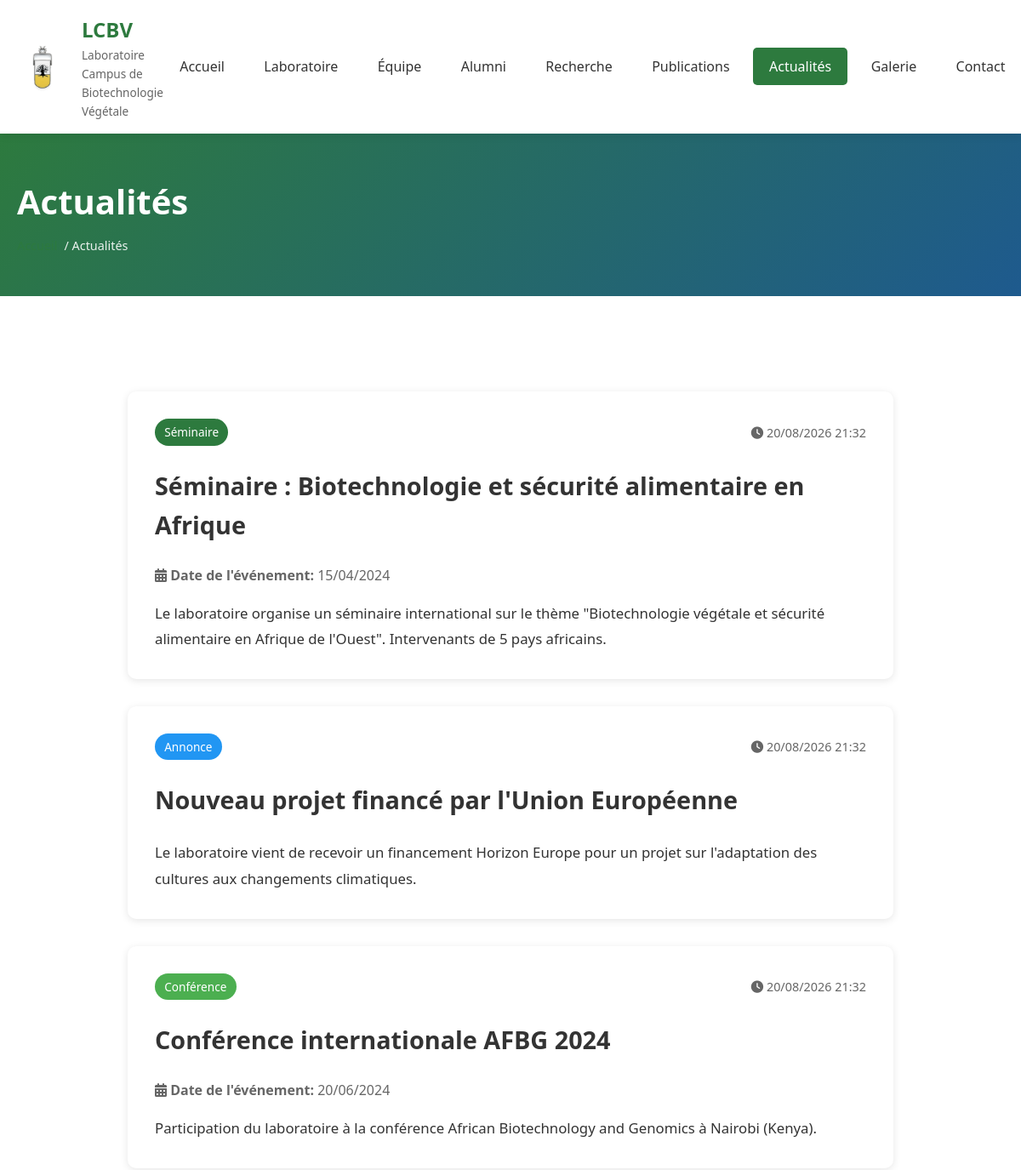
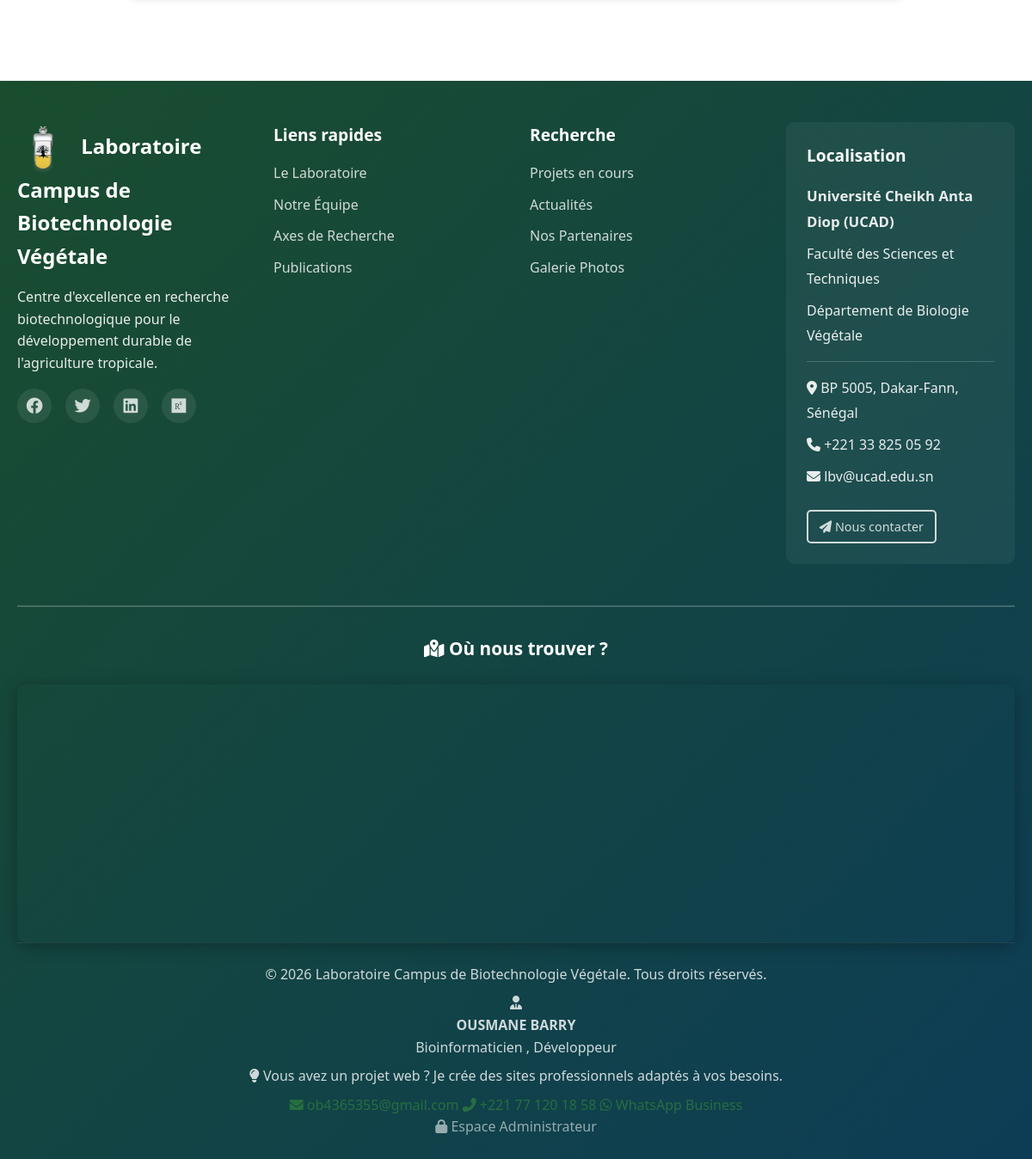
/pages/actualites.php, run on the app's committed database (2 pictures, top to bottom).
### tables this page shows
CREATE TABLE actualites (
    id INT AUTO_INCREMENT PRIMARY KEY,
    titre VARCHAR(255) NOT NULL,
    contenu TEXT NOT NULL,
    type ENUM('Séminaire', 'Conférence', 'Événement', 'Annonce', 'Autre') DEFAULT 'Annonce',
    date_evenement DATE NULL,
    lieu VARCHAR(255) NULL,
    image VARCHAR(255) NULL,
    publie TINYINT(1) NOT NULL DEFAULT 1,
    date_publication DATETIME DEFAULT CURRENT_TIMESTAMP,
    date_modification TIMESTAMP DEFAULT CURRENT_TIMESTAMP ON UPDATE CURRENT_TIMESTAMP
);

### db_config.php (called while the page is built, shortened)
<?php
function h($string) {
    return htmlspecialchars($string, ENT_QUOTES, 'UTF-8');
}
function formatDate($date, $format = 'd/m/Y') {
    return date($format, strtotime($date));
}
?>

### pages/actualites.php (the view, shortened to what this page needs)
<?php
require_once '../db_config.php';
$stmt = $pdo->query("SELECT * FROM actualites WHERE publie = 1 ORDER BY date_publication DESC");
$actualites = $stmt->fetchAll();
include '../header.php';
?>
<div class="page-header">
    <div class="container">
        <h1>Actualités</h1>
        <div class="breadcrumb">
            <a href="<?php echo SITE_URL; ?>">Accueil</a> / Actualités
        </div>
    </div>
</div>
<section class="section">
    <div class="container">
        <?php if (count($actualites) > 0): ?>
        <div class="actualites-list">
            <?php foreach ($actualites as $actu): ?>
            <article class="actualite-card">
                <div class="actualite-content">
                    <div class="actualite-meta">
                        <span class="badge badge-<?php echo $actu['type'] == 'Séminaire' ? 'primary' : ($actu['type'] == 'Conférence' ? 'success' : 'info'); ?>">
                            <?php echo h($actu['type']); ?>
                        </span>
                        <span class="actualite-date">
                            <i class="fas fa-clock"></i> <?php echo formatDate($actu['date_publication'], 'd/m/Y H:i'); ?>
                        </span>
                    </div>
                    <h2 class="actualite-title"><?php echo h($actu['titre']); ?></h2>
                    <?php if (!empty($actu['date_evenement'])): ?>
                    <p class="evenement-date">
                        <i class="fas fa-calendar-alt"></i>
                        <strong>Date de l'événement:</strong> <?php echo formatDate($actu['date_evenement'], 'd/m/Y'); ?>
                    </p>
                    <?php endif; ?>
                    <div class="actualite-texte">
                        <?php echo nl2br(h($actu['contenu'])); ?>
                    </div>
                </div>
            </article>
            <?php endforeach; ?>
        </div>
        <?php else: ?>
        <p class="text-center text-muted">Aucune actualité pour le moment.</p>
        <?php endif; ?>
    </div>
</section>
<?php include '../footer.php'; ?>

### css/style.css (style rules this page uses)
* { margin: 0; padding: 0; box-sizing: border-box; }
:root { --primary-color: #2d7a3e; --secondary-color: #1e5a8e; --accent-color: #4caf50; --light-green: #e8f5e9; --light-blue: #e3f2fd; --dark-text: #333333; --gray-text: #666666; --light-gray: #f5f5f5; --white: #ffffff; --border-color: #e0e0e0; --shadow: 0 2px 10px rgba(0,0,0,0.1); --shadow-hover: 0 4px 20px rgba(0,0,0,0.15); --transition: all 0.3s ease; }
body { font-family: 'Segoe UI', Tahoma, Geneva, Verdana, sans-serif; font-size: 16px; line-height: 1.6; color: var(--dark-text); background-color: var(--white); }
.container { max-width: 1200px; margin: 0 auto; padding: 0 20px; }
a { color: var(--primary-color); text-decoration: none; transition: var(--transition); }
.section { padding: 4rem 0; }
.badge { display: inline-block; padding: 0.3rem 0.7rem; border-radius: 20px; font-size: 0.85rem; font-weight: 500; }
.badge-success { background: #4caf50; color: var(--white); }
.badge-info { background: #2196f3; color: var(--white); }
.badge-primary { background: var(--primary-color); color: var(--white); }
.page-header { background: linear-gradient(135deg, var(--primary-color), var(--secondary-color)); color: var(--white); padding: 3rem 0; margin-bottom: 3rem; }
.page-header h1 { font-size: 2.5rem; margin-bottom: 0.5rem; }
.breadcrumb { display: flex; gap: 0.5rem; font-size: 0.9rem; opacity: 0.9; }

### pages/actualites.php (style rules this page uses)
.actualites-list { max-width: 900px; margin: 0 auto; }
.actualite-card { background: #fff; border-radius: 10px; overflow: hidden; box-shadow: 0 2px 10px rgba(0,0,0,0.1); margin-bottom: 2rem; }
.actualite-content { padding: 2rem; }
.actualite-meta { display: flex; justify-content: space-between; align-items: center; margin-bottom: 1.5rem; flex-wrap: wrap; gap: 1rem; }
.actualite-date { color: var(--gray-text); font-size: 0.9rem; }
.actualite-title { font-size: 1.8rem; color: var(--dark-text); margin-bottom: 1.5rem; }
.evenement-date, .evenement-lieu { margin-bottom: 1rem; color: var(--gray-text); }
.actualite-texte { line-height: 1.8; font-size: 1.05rem; }

### data on the page
actualites: type "Séminaire", date_publication "20/08/2026 21:32", titre "Séminaire : Biotechnologie et sécurité alimentaire en Afrique", date_evenement "15/04/2024", contenu "Le laboratoire organise un séminaire international sur le thème \"Biotechnologie végétale et sécurité alimentaire en Afrique de l'Ouest\". Intervenants de 5 pays africains."
actualites: type "Annonce", date_publication "20/08/2026 21:32", titre "Nouveau projet financé par l'Union Européenne", contenu "Le laboratoire vient de recevoir un financement Horizon Europe pour un projet sur l'adaptation des cultures aux changements climatiques."
actualites: type "Conférence", date_publication "20/08/2026 21:32", titre "Conférence internationale AFBG 2024", date_evenement "20/06/2024", contenu "Participation du laboratoire à la conférence African Biotechnology and Genomics à Nairobi (Kenya)."

### other printed values
SITE_NAME "Laboratoire Campus de Biotechnologie Végétale"
